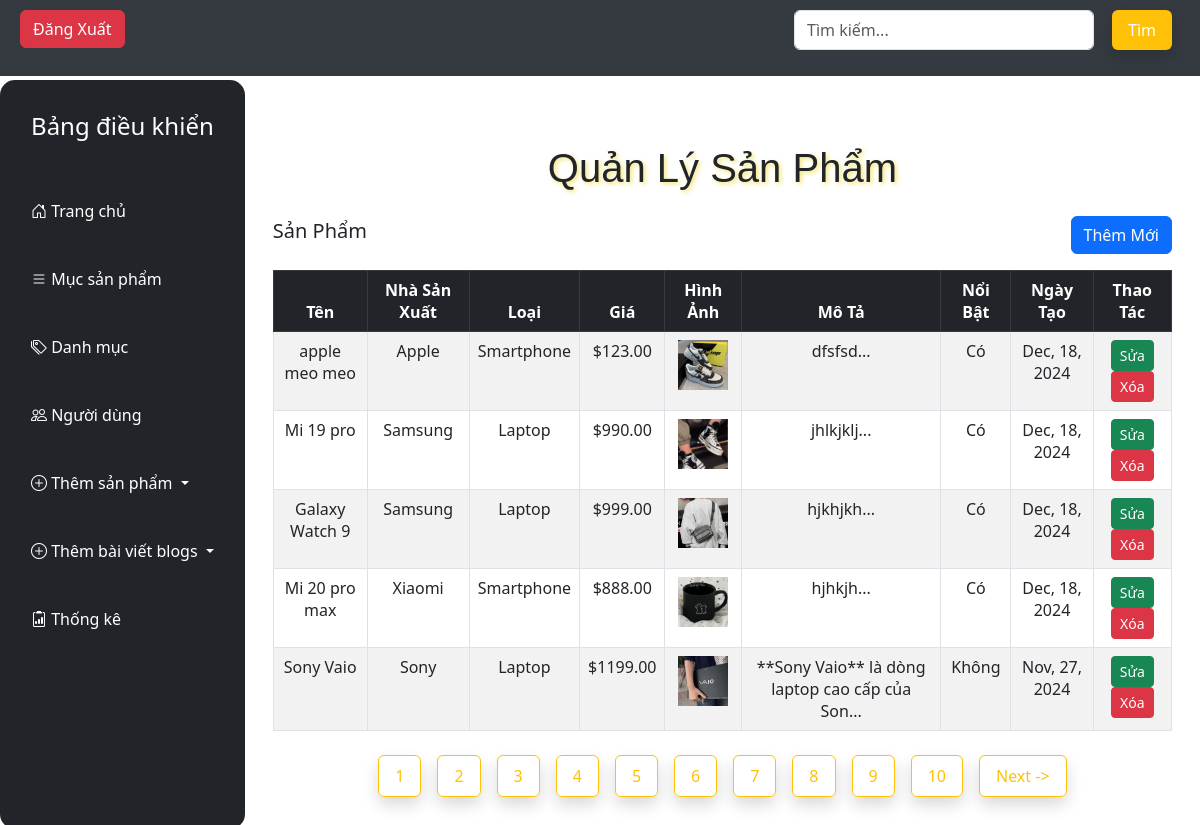
Screenshot of /admin/resultProducts.php with the database file from the repository.
### tables this page shows
CREATE TABLE IF NOT EXISTS `products` (
  `id` int NOT NULL AUTO_INCREMENT,
  `name` varchar(100) NOT NULL,
  `manu_id` int NOT NULL,
  `type_id` int NOT NULL,
  `price` int NOT NULL,
  `image` varchar(150) NOT NULL,
  `description` text NOT NULL,
  `feature` int NOT NULL,
  `created_at` timestamp NOT NULL DEFAULT CURRENT_TIMESTAMP ON UPDATE CURRENT_TIMESTAMP,
  `authors` int DEFAULT NULL,
  PRIMARY KEY (`id`)
);

CREATE TABLE IF NOT EXISTS `manufactures` (
  `manu_id` int NOT NULL AUTO_INCREMENT,
  `manu_name` varchar(100) NOT NULL,
  `img` varchar(150) NOT NULL,
  `authors` varchar(50) DEFAULT NULL,
  PRIMARY KEY (`manu_id`)
);

CREATE TABLE IF NOT EXISTS `protypes` (
  `type_id` int NOT NULL,
  `type_name` varchar(100) NOT NULL
);

### required.php (called while the page is built, shortened)
<?php
require "model/database.php";
require 'model/products.php';
$product = new Products();

### admin/resultProducts.php (the view)
<link rel="stylesheet" href="style.css">
<?php include "headerCRUD.php"; ?>
<div class="d-flex">
    <?php
    include "sidebar.php";
    include "../required.php";
    $perPage = 5;
    $page = isset($_GET['page']) ? $_GET['page'] : 1;
    $start = ($page - 1) * $perPage;
    $keyword = isset($_GET['keyword']) ? $_GET['keyword'] : "";
    $total = count($product->TotalCate($keyword));
    $url = $_SERVER['PHP_SELF'] . '?keyword=' . $keyword;
    ?>
    <div id="content" class="p-3">
        <h1 class="mt-5 mb-4 d-flex align-items-center justify-content-center">Quản Lý Sản Phẩm</h1>
        <div class="container-fluid">
            <div class="row">
                <div class="col-12">
                    <div class="widget-box">
                        <div class="widget-title d-flex align-items-center justify-content-between">
                            <h5>Sản Phẩm</h5>
                            <a href="addProducts.php" class="btn btn-primary">
                                <i class="icon-plus"></i> Thêm Mới
                            </a>
                        </div>
                        <div class="widget-content nopadding mt-3">
                            <table class="table table-bordered table-striped table-hover">
                                <thead class="table-dark text-center">
                                    <tr>
                                        <th>Tên</th>
                                        <th>Nhà Sản Xuất</th>
                                        <th>Loại</th>
                                        <th>Giá</th>
                                        <th>Hình Ảnh</th>
                                        <th>Mô Tả</th>
                                        <th>Nổi Bật</th>
                                        <th>Ngày Tạo</th>
                                        <th>Thao Tác</th>
                                    </tr>
                                </thead>
                                <tbody>
                                    <?php
                                    $getAllProducts = $product->getAllItemByAllTable($keyword, $start, $perPage);
                                    foreach ($getAllProducts as $key => $value):
                                        $dateFormat = date('M, d, Y', strtotime($value['created_at']));
                                        ?>
                                        <tr class="text-center">
                                            <td><?php echo $value['name']; ?></td>
                                            <td><?php echo $value['nameManu']; ?></td>
                                            <td><?php echo $value['nameType']; ?></td>
                                            <td>$<?php echo $value['price']; ?>.00</td>
                                            <td>
                                                <img src="../anh/<?php echo $value['image']; ?>" alt="Product Image"
                                                    style="width: 50px; height: 50px; object-fit: cover;">
                                            </td>
                                            <td><?php echo substr($value['description'], 0, 50); ?>...</td>
                                            <td><?php echo $value['feature'] ? "Có" : "Không"; ?></td>
                                            <td><?php echo $dateFormat; ?></td>
                                            <td>
                                                <a href="updateProducts.php?id=<?php echo $value['id']; ?>"
                                                    class="btn btn-success btn-sm">Sửa</a>
                                                <a href="delete.php?id=<?php echo $value['id']; ?>"
                                                    class="btn btn-danger btn-sm">Xóa</a>
                                            </td>
                                        </tr>
                                    <?php endforeach; ?>
                                </tbody>
                            </table>
                            <div class="d-flex justify-content-center mt-4">
                                <ul class="pagination">
                                    <?php echo $product->pageInt($url, $total, $perPage, $page); ?>
                                </ul>
                            </div>
                        </div>
                    </div>
                </div>
            </div>
        </div>
    </div>
</div>

### admin/style.css (style rules this page uses)
h1 { text-align: center; font-family: 'Arial', sans-serif; font-size: 42px; color: #333; text-shadow: 2px 2px 4px rgba(236, 210, 11, 0.6); margin-bottom: 20px; }

### admin/headerCRUD.php (style rules this page uses)
.d-flex { display: flex; }

### admin/sidebar.php (style rules this page uses)
.text-center { font - weight: bold; }

### rows the page displays
products: name "apple meo meo", manu.manu_name "Apple", type.type_name "Smartphone", price "123", image (picture), description "dfsfsd", feature "Có", created_at "Dec, 18, 2024"
products: name "Mi 19 pro", manu.manu_name "Samsung", type.type_name "Laptop", price "990", image (picture), description "jhlkjklj", feature "Có", created_at "Dec, 18, 2024"
products: name "Galaxy Watch 9", manu.manu_name "Samsung", type.type_name "Laptop", price "999", image (picture), description "hjkhjkh", feature "Có", created_at "Dec, 18, 2024"
products: name "Mi 20 pro max", manu.manu_name "Xiaomi", type.type_name "Smartphone", price "888", image (picture), description "hjhkjh", feature "Có", created_at "Dec, 18, 2024"
products: name "Sony Vaio", manu.manu_name "Sony", type.type_name "Laptop", price "1199", image (picture), description "**Sony Vaio** là dòng laptop cao cấp của Son", feature "Không", created_at "Nov, 27, 2024"
